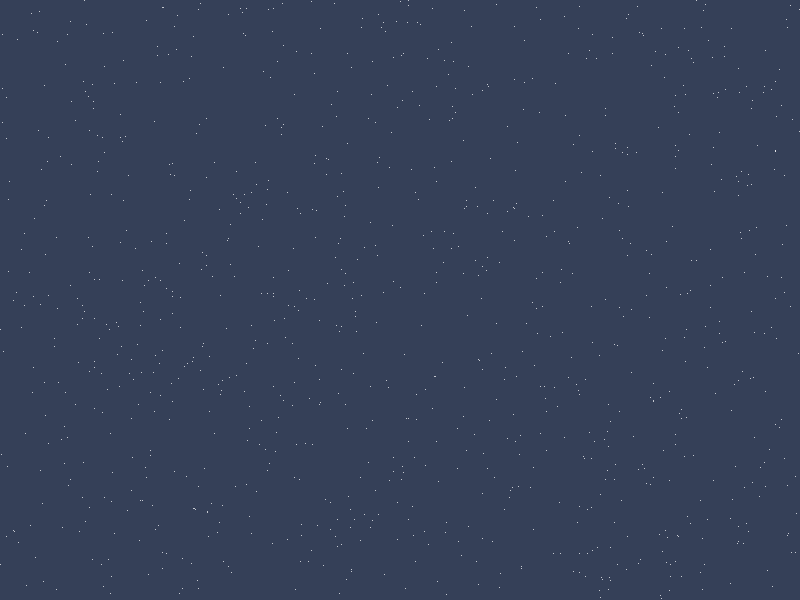
Frame 1 (no input)
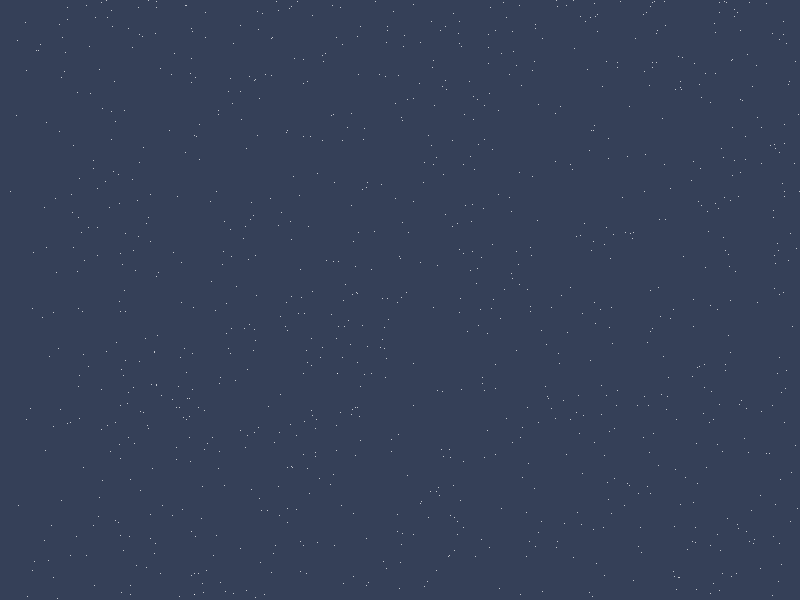
Frame 60 (the mouse pressed at the canvas centre just before this capture)
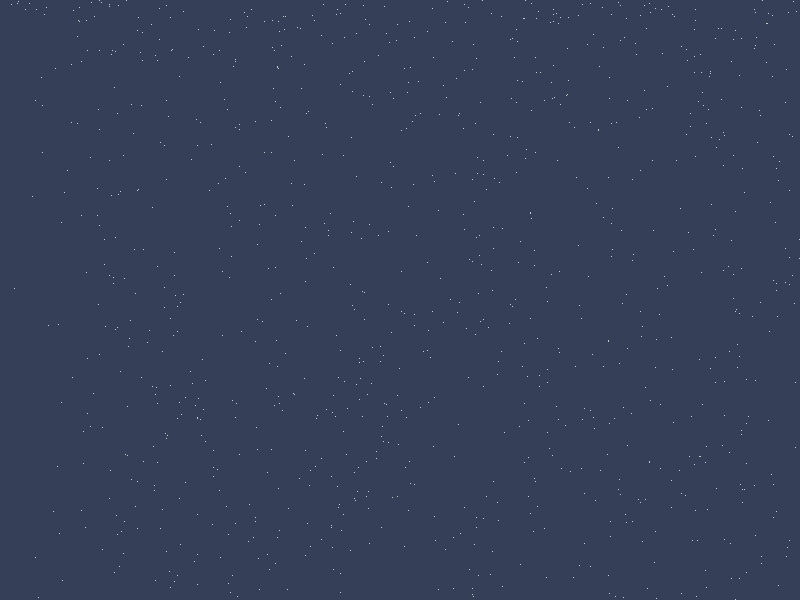
Frame 120 (the mouse held since frame 60 and released just before this capture)

The Processing sketch that drew these frames (run headless with seeded random() and noise(); from frame 60 on, the mouse is pressed at the canvas centre):

// Processing sketch: sketch_100101a_snowfalling
// ── sketch_100101a_snowfalling.pde
Snowflake[] snowlist;
int num;

void setup(){
  size(800, 600);
  background(53, 64, 88);
  stroke(255);
  smooth();
  
  num = 1000;
  snowlist = new Snowflake[num];
  for(int i=0; i<num; i++) snowlist[i] = new Snowflake();
}

void draw(){
  background(53, 64, 88);
  //if(mousePressed) line(pmouseX, pmouseY, mouseX, mouseY);
  for(int i=0; i<num; i++){
    Snowflake s = snowlist[i];
    point(s.x, s.y);
    s.move();
  }
}

// ── Snowflake.pde
class Snowflake{
  float x;
  float y;
  float dx;
  float dy;
  
  Snowflake(){
    update();
    y = random(height);
  }
  
  void update(){
    x = int(random(width));
    y = 0;
    dx = random(-.01, 1);
    dy = random(.1, 2);
  }
  
  void move(){
    x += dx;
    y += dy;
    
    if(x>width || x<0) update();
    if(y>height || y<0) update();
  }
}
